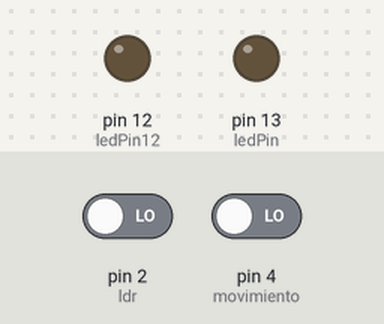
The sketch below on a simulated Arduino Uno, built with avr-gcc and run on an emulated ATmega328P. On the bench: output pins drawn as LEDs (lit = HIGH). The test bench sets the inputs (shaded band); at power-on: pin 2 (ldr) LOW, pin 4 (movimiento) LOW. The modem accepts every AT command (registered, SIM ready, sends succeed) and sends nothing else; what the sketch prints to the serial monitor is not drawn.

Above: at 1.2 s.
1.3 s: pin 2 (ldr) driven HIGH and pin 4 (movimiento) driven HIGH
At 2.2 s:
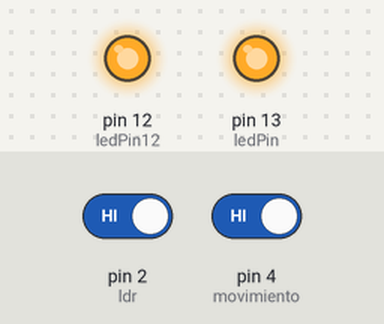
Timing chart, 0 to 4.3 s (numbered marks = the images above; inputs shaded):
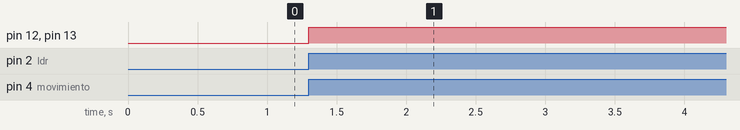

Measured:
- after the input at 1.3 s, pin 12 (ledPin12), pin 13 (ledPin): LOW → HIGH at once

The sketch:

Sensor_sms_g2_EM_1.ino
```cpp
//CREADO POR grupo 2 Electronica Microcontrolada


#include <SoftwareSerial.h>
SoftwareSerial mySerial(9, 10);/// EL 9 ES EL TXD TRANSMITE Y EL 10 RECIBE (del sim)
char msg;
char call;

const int ledPin = 13;//LAMPARA
const int ledPin12 = 12;//MODULO RELE
const int movimiento = 4;//MODULO PIR
const int ldr = 2;//MODULO LDR
int estado_sensor = 0; //VARIABLE PIR
int estado_luz = 0; //VARIABLE LDR

void setup()

{
    pinMode(ldr, INPUT);
    pinMode(ledPin, OUTPUT);
    pinMode(ledPin12, OUTPUT);
    pinMode(movimiento, INPUT);

  mySerial.begin(115200);   // Configuración de la velocidad en baudios del módulo GSM.
  Serial.begin(9600);// Configuración de la velocidad en baudios de Serial Monitor (Arduino).
  Serial.println("LISTO PARA TRASMITIR");//AVISO EN EL SERIAL QUE ESTA TODO OK
}

void loop()
 // Leemos el valor del pin

{    estado_sensor = digitalRead(movimiento);
     estado_luz = digitalRead(ldr);


  if (estado_sensor == HIGH && estado_luz == HIGH) //SI EL SENSOR PIR ESTA EN ALTO Y EL SENSOR LDR ESTA EN ALTO,PROCESA EL CODIGO
  {
      digitalWrite(ledPin, HIGH);//ENCIENDE LED
      digitalWrite(ledPin12, HIGH);//ENCIENDE RELÉ
      delay(700);


  mySerial.println("AT+CMGF=1");    //Setea modulo GSM en modo texto

  delay(1000);  // Espera de 1 segundo.
  mySerial.println("AT+CMGS=\"+543513125960\"\r");// comando para enviar el mensaje al numero telefonico agendado.
  delay(1000);  // Espera de 1 segundo.
  mySerial.println("movimiento detectado, se encienden luces");// Texto a enviar por SMS
  Serial.println("print serial, movimiento detectado, se encienden luces");//Texto a imprimir en el serial
  mySerial.println((char)26);// codigo ASCII
  delay(5000);// Espera de 5 segundos.

  mySerial.println("AT+CMGF=1"); //Setea modulo GSM en modo texto
  delay(1000);  // Espera de 1 segundo.
  mySerial.println("AT+CMGS=\"+543513125960\"\r");
  delay(1000);  // Espera de 1 segundo.
  mySerial.println("Se apagan las luces");// Texto a enviar por SMS
  Serial.println("Se apagan las luces"); //Texto a imprimir en el serial
  mySerial.println((char)26);// codigo ASCII
  delay(1000);  // Delay of 1000 milli seconds or 1 second

  digitalWrite(ledPin, LOW);//Apaga led

  }
  else {
      digitalWrite(ledPin, LOW);//Mantiene apagado led
      digitalWrite(ledPin12, LOW);//Mantiene apagado relé


  }
  }
```
